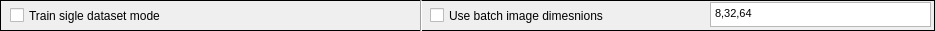
         <widget class="QFrame" name="frame_4">
          <property name="geometry">
           <rect>
            <x>0</x>
            <y>100</y>
            <width>935</width>
            <height>31</height>
           </rect>
          </property>
          <property name="frameShape">
           <enum>QFrame::Box</enum>
          </property>
          <property name="frameShadow">
           <enum>QFrame::Plain</enum>
          </property>
          <property name="lineWidth">
           <number>1</number>
          </property>
          <widget class="QTextBrowser" name="mult_pixel">
           <property name="geometry">
            <rect>
             <x>710</x>
             <y>2</y>
             <width>221</width>
             <height>25</height>
            </rect>
           </property>
           <property name="html">
            <string>&lt;!DOCTYPE HTML PUBLIC &quot;-//W3C//DTD HTML 4.0//EN&quot; &quot;http://www.w3.org/TR/REC-html40/strict.dtd&quot;&gt;
&lt;html&gt;&lt;head&gt;&lt;meta name=&quot;qrichtext&quot; content=&quot;1&quot; /&gt;&lt;style type=&quot;text/css&quot;&gt;
p, li { white-space: pre-wrap; }
&lt;/style&gt;&lt;/head&gt;&lt;body style=&quot; font-family:'MS Shell Dlg 2'; font-size:8.25pt; font-weight:400; font-style:normal;&quot;&gt;
&lt;p style=&quot; margin-top:0px; margin-bottom:0px; margin-left:0px; margin-right:0px; -qt-block-indent:0; text-indent:0px;&quot;&gt;8,32,64&lt;/p&gt;&lt;/body&gt;&lt;/html&gt;</string>
           </property>
          </widget>
          <widget class="QCheckBox" name="use_multipixel">
           <property name="enabled">
            <bool>true</bool>
           </property>
           <property name="geometry">
            <rect>
             <x>430</x>
             <y>0</y>
             <width>281</width>
             <height>31</height>
            </rect>
           </property>
           <property name="text">
            <string>Use batch image dimesnions</string>
           </property>
           <property name="checked">
            <bool>false</bool>
           </property>
          </widget>
          <widget class="Line" name="line">
           <property name="geometry">
            <rect>
             <x>420</x>
             <y>0</y>
             <width>3</width>
             <height>61</height>
            </rect>
           </property>
           <property name="orientation">
            <enum>Qt::Vertical</enum>
           </property>
          </widget>
          <widget class="QCheckBox" name="train_singlemode_flag">
           <property name="enabled">
            <bool>true</bool>
           </property>
           <property name="geometry">
            <rect>
             <x>10</x>
             <y>0</y>
             <width>411</width>
             <height>31</height>
            </rect>
           </property>
           <property name="toolTip">
            <string>Runs training on only the single dataset mentioned in current molecular feature data (CSV) path</string>
           </property>
           <property name="statusTip">
            <string>Runs training on only the single dataset mentioned in current molecular feature data (CSV) path</string>
           </property>
           <property name="text">
            <string>Train sigle dataset mode</string>
           </property>
           <property name="checked">
            <bool>false</bool>
           </property>
          </widget>
         </widget>
